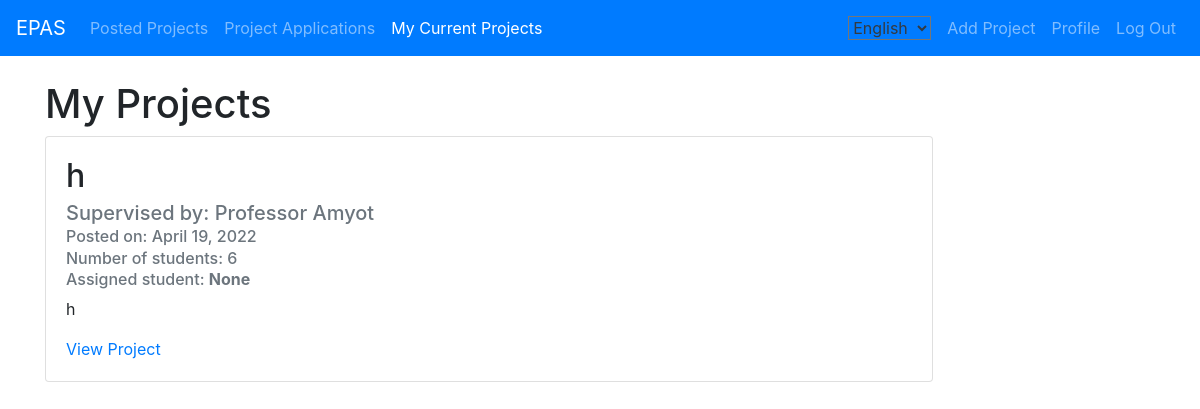
Before: /profactiveprojects/ (signed in) with the older database file.
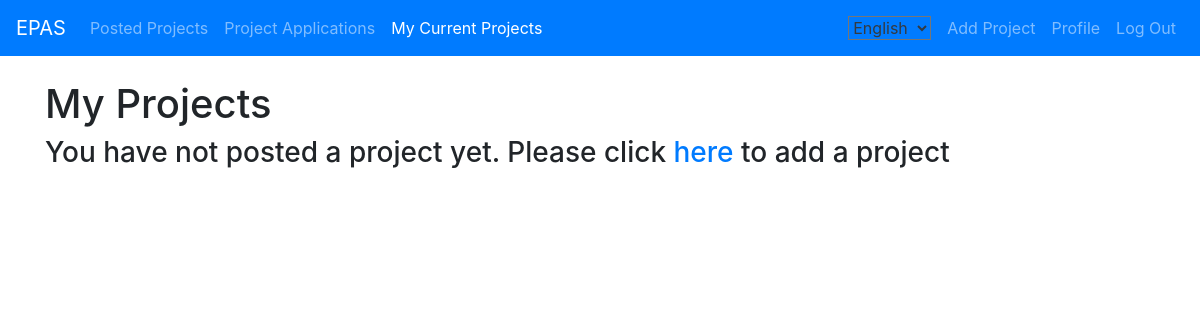
After: the same page with the newer database file.
### projectListing/models.py (models this page shows, shortened)
class Post(models.Model):
    courses = (
    ('CSI4900', 'CSI4900'),
    )
    title = models.CharField(max_length=100, verbose_name='Project name:')
    description = models.TextField(verbose_name='Project description:')
    date_posted = models.DateField(default=timezone.now)
    professor = models.ForeignKey(User, on_delete=models.CASCADE)
    student = models.ForeignKey(User, null=True, on_delete=models.CASCADE, related_name='student')
    desiredNumStudents = models.IntegerField(verbose_name='Ideal number of students')
    maxNumStudents = models.IntegerField(verbose_name='Max number of students:')
    minTermLength = models.IntegerField(verbose_name='Min number of months:')
    maxTermLength = models.IntegerField(verbose_name='Max number of months:')
    relatedProgram = models.CharField(max_length=100, blank=True, default="null", verbose_name='Program:')
    course = models.CharField(
                max_length=100,
                choices=courses,
                blank=True,
                default="null",
                verbose_name='Course:')
    active = models.BooleanField(default=True, verbose_name='Active')
    isApproved = models.BooleanField(default=False, verbose_name='Approve?')
    completed = models.BooleanField(default=False, verbose_name='Mark as complete?')

class User(AbstractUser):
    class Types(models.TextChoices):
        STUDENT = 'STUDENT', 'Student'
        PROFESSOR = 'PROFESSOR', 'Professor'
        CORPORATE_SUPERVISOR = 'CORPORATE_SUPERVISOR', 'Corporate Supervisor'
        PROGRAM_DIRECTOR = 'PROGRAM_DIRECTOR', 'Program Director'
    type = models.CharField(max_length=50, choices=Types.choices, default=Types.STUDENT)

### projectListing/views.py (the view)
# urls.py: path('profactiveprojects/', views.profmyactiveprojects, name='projectListing-prof_myactiveprojects'),
def profmyactiveprojects(request):
    projects = Post.objects.filter(professor=request.user, completed=False)
    context = {
        'postedProject': projects
    }
    return render(request, 'projectListing/prof_myactiveprojects.html', context)

### projectListing/templates/projectListing/prof_myactiveprojects.html
{% extends "projectListing/base.html" %}
{% load i18n %}
{% block content %}
<br>
<h1>{% trans "My Projects" %}</h1>
    {% if postedProject.count == 0 %}
            <h3>{% trans "You have not posted a project yet. Please click" %} <a href="{% url 'post-create' %}" class="card-link">{% trans "here" %}</a> {% trans "to add a project" %} </h3>
    {% endif %}
    {% for post in postedProject %}
        {% if not post.completed%}
        <div class="card" style="min-width: 80%; max-width: 80%; margin-bottom: 2rem;">
            <div class="card-body">
                <h2 class="card-title">{{ post.title }}</h2>
                <h5 class="card-subtitle mb-2 text-muted">{% trans "Supervised by: Professor" %} {{ post.professor.last_name }}</h3>
                <h6 class="card-subtitle mb-2 text-muted">{% trans "Posted on:" %} {{ post.date_posted }}</h3>
                <h6 class="card-subtitle mb-2 text-muted">{% trans "Number of students:" %} {{ post.desiredNumStudents}}</h3>
                {% if post.student == None %}
                <h6 class="card-subtitle mb-2 text-muted">{% trans "Assigned student:" %} <strong>{% trans "None" %}</strong></h3>
                {% else %}
                <h6 class="card-subtitle mb-2 text-muted">{% trans "Assigned Student:" %} {{ post.student.first_name}} {{ post.student.last_name}}</h3>
                {% endif %}
                <p class="card-text">{{ post.description }}</p>
                {% if post.student == None %}
                <a href="{% url 'post-detail' post.id %}" class="card-link">{% trans "View Project" %}</a>
                {% else %}
                <a href="{% url 'post-detail' post.id %}" class="card-link">{% trans "Mark Project as Complete" %}</a>
                {% endif %}
            </div>
        </div>
        {% endif %}
    {% endfor %}
{% endblock content %}

### projectListing/templates/projectListing/base.html (shortened to what this page needs)
{% load i18n %}
<!DOCTYPE html>
<html>
  <head>
	  <link rel="stylesheet" href="https://stackpath.bootstrapcdn.com/bootstrap/4.3.1/css/bootstrap.min.css">
  </head>
  <body>
    <div class="wrapper">
    	<nav id="navigationbar" class="navbar navbar-expand-lg navbar-dark bg-primary">
        	<a class="navbar-brand" href="#">EPAS</a>
        	<div class="collapse navbar-collapse" id="navbarSupportedContent">
          		<ul class="navbar-nav mr-auto">
					{% if user.is_authenticated %}
						{% if user.type == "STUDENT" %}
							<li class="nav-item {% if request.path == "/" %}active{% endif %}">
								<a class="nav-link" href="/">{% trans "Posted Projects" %}</a>
							</li>
							<li class="nav-item {% if request.path == "/applications/" %}active{% endif %}">
								<a class="nav-link" href="/applications">{% trans "My Applications" %}</a>
							</li>
							<li class="nav-item {% if request.path == "/myprojects/" %}active{% endif %}">
								<a class="nav-link" href="/myprojects">{% trans "My Projects" %}</a>
							</li>
						{% else %}
							<li class="nav-item {% if request.path == "/" %}active{% endif %}">
								<a class="nav-link" href="/">{% trans "Posted Projects" %}</a>
							</li>
							<li class="nav-item {% if request.path == "/profprojectapplications/" %}active{% endif %}">
								<a class="nav-link" href="/profprojectapplications">{% trans "Project Applications" %}</a>
							</li>
							<li class="nav-item {% if request.path == "/profactiveprojects/" %}active{% endif %}">
								<a class="nav-link" href="/profactiveprojects">{% trans "My Current Projects" %}</a>
							</li>
						{% endif %}
					{% else %}
					<li class="nav-item {% if request.path == "/" %}active{% endif %}">
						<a class="nav-link" href="/">{% trans "Find Projects" %}</a>
					</li>
					{% endif %}
          		</ul>
          		<div class="navbar-nav">
					<div class="nav-item nav-link">
						<form action="{% url 'set_language' %}" method="post">
							<select class="form-select bg-transparent text-dark" name="language" style="width: auto;" onchange="this.form.submit()">
							  {% get_current_language as LANGUAGE_CODE %}
							  {% get_available_languages as LANGUAGES %}
							  {% get_language_info_list for LANGUAGES as languages %}
							  {% for language in languages %}
								  <option
									value="{{ language.code }}"
									{% if language.code == LANGUAGE_CODE %} selected="selected"{% endif %}
									data-content=
									<span style="display:inline-block; width:100px; padding-left: 10px; text-shadow:none">
									  {{ language.name_local }}
								  </option>
							  {% endfor %}
							</select>
						</form>
					</div>
						{% if user.is_authenticated %}
							{% if user.type != "STUDENT" %}
								<a class=" nav-item nav-link" href="{% url 'post-create' %}">{% trans "Add Project" %}</a>
							{% endif %}
							<a class="nav-item nav-link" href="{% url 'profile' %}">Profile</a>
							<a class="nav-item nav-link" href="{% url 'logout' %}">{% trans "Log Out " %}</a>
						{% else %}
							<a class="nav-item nav-link" href="{% url 'login' %}">{% trans "Login" %}</a>
							<a class="nav-item nav-link" href="{% url 'register' %}">{% trans "Sign Up" %}</a>
						{% endif %}
          		</div>
        	</div>
      	</nav>
      	<div id="content">
            <div class="container">
                {% block content %} {% endblock %}
            </div>
      	</div>
    </div>
  </body>
</html>

Changed rows visible on the page:
removed Post: title "h", professor.last_name "Amyot", date_posted "April 19, 2022", desiredNumStudents "6", description "h"
Other visible differences:
text now shown: "You have not posted a project yet. Please click here to add a project"
